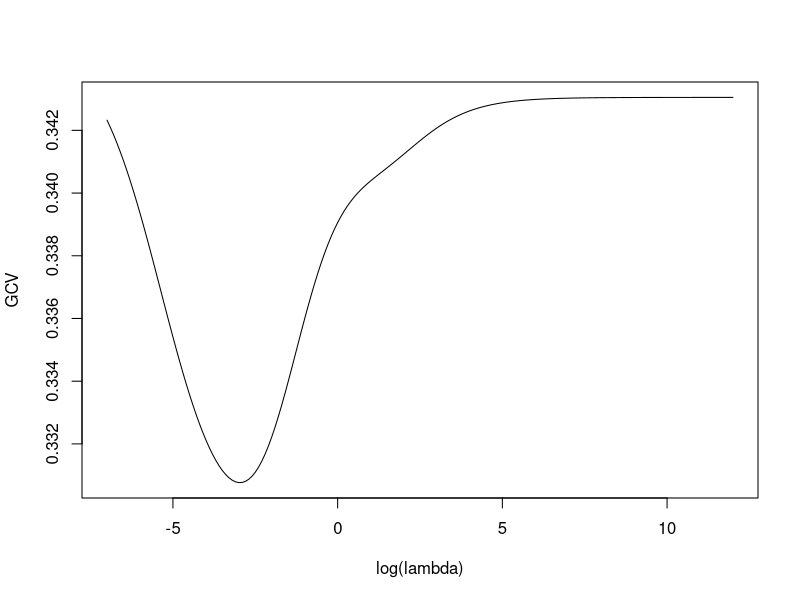
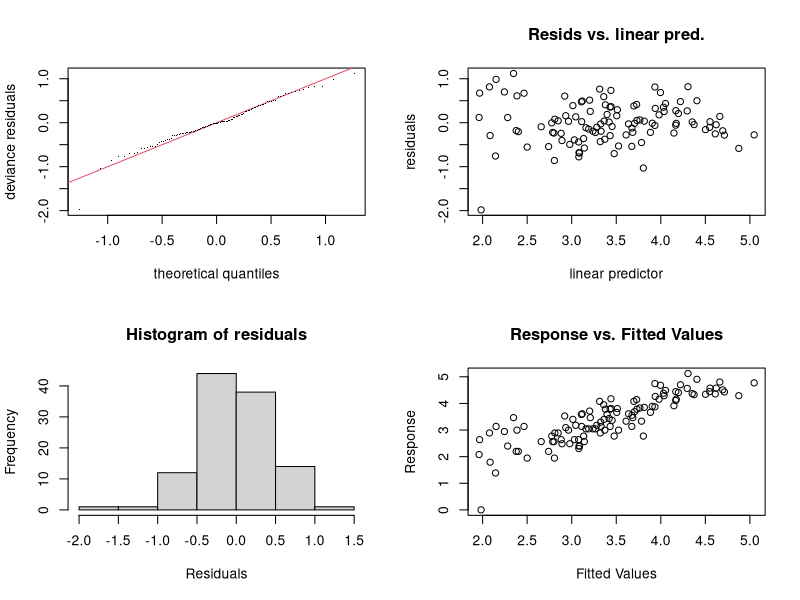

The R script that drew these images, in order:
#' ---
#' title: "Session 24 — Choosing smoothing parameters, k, and inference"
#' subtitle: "Statistical Modelling (BAM), IE University"
#' author: "Prof. Dae-Jin Lee (daelee@faculty.ie.edu)"
#' date: "Spring 2027"
#' output: html_document
#' ---
#' 
## ----setup, include = FALSE---------------------------------------------------
knitr::opts_chunk$set(echo = TRUE, message = FALSE, warning = FALSE,
                      fig.width = 7, fig.height = 4)

#' 
## ----packages-----------------------------------------------------------------
library(mgcv)
aq <- na.omit(airquality[, c("Ozone", "Solar.R", "Wind", "Temp")])
aq$ly <- log(aq$Ozone)
n <- nrow(aq)

#' 
#' ## 1. GCV, REML and ML give different amounts of smoothing
#' 
#' `mgcv`'s default is `method = "GCV.Cp"` (GCV when the scale is unknown,
#' UBRE/$C_p$ when it is known).
#' 
## ----methods------------------------------------------------------------------
f <- ly ~ s(Solar.R) + s(Wind) + s(Temp)
fits <- list(GCV  = gam(f, data = aq),                  # default GCV.Cp
             REML = gam(f, data = aq, method = "REML"),
             ML   = gam(f, data = aq, method = "ML"))
fits$GCV$method
sapply(fits, function(m) round(summary(m)$edf, 2))
sapply(fits, function(m) round(sum(m$edf), 2))          # total edf incl. intercept
sapply(fits, function(m) signif(m$sp, 3))

#' 
#' ML gives the **smoothest** fit (largest $\lambda$, smallest edf). GCV gives
#' the wiggliest `s(Temp)`. REML sits in between.
#' 
#' ## 2. The criteria as functions of $\lambda$ (single smooth)
#' 
## ----curves-------------------------------------------------------------------
f0 <- gam(ly ~ s(Temp), data = aq, method = "REML")
X <- model.matrix(f0); S <- f0$smooth[[1]]$S[[1]]; p <- ncol(X); y <- aq$ly
crit <- t(sapply(seq(-7, 12, by = 0.1), function(L) {
  Sl <- matrix(0, p, p); Sl[2:p, 2:p] <- exp(L) * S
  M <- crossprod(X) + Sl; b <- solve(M, crossprod(X, y))
  rss <- sum((y - X %*% b)^2); trA <- sum(diag(solve(M, crossprod(X))))
  c(L = L, edf = trA - 1, GCV = n * rss / (n - trA)^2)
}))
crit[which.min(crit[, "GCV"]), ]
gam(ly ~ s(Temp), data = aq)$sp |> log()          # mgcv's GCV optimum
plot(crit[, "L"], crit[, "GCV"], type = "l", xlab = "log(lambda)", ylab = "GCV")

#' 
#' ## 3. GCV for any linear smoother: use the trace
#' 
#' $\mathcal V_g=n\,\text{RSS}/\{n-\operatorname{tr}(A)\}^2$. For `loess`, the
#' trace of the smoother matrix is `fit$trace.hat`. The component `fit$enp`
#' ("equivalent number of parameters") is a different quantity and must not be
#' used in GCV.
#' 
## ----loess--------------------------------------------------------------------
gcv_loess <- function(span, use = c("trace.hat", "enp")) {
  use <- match.arg(use)
  lo <- loess(ly ~ Temp, data = aq, span = span)
  n * sum(resid(lo)^2) / (n - lo[[use]])^2
}
spans <- seq(0.2, 1, by = 0.05)
tab <- data.frame(span = spans,
                  trace.hat = sapply(spans, gcv_loess, use = "trace.hat"),
                  enp = sapply(spans, gcv_loess, use = "enp"))
head(round(tab, 5))
lo <- loess(ly ~ Temp, data = aq, span = 0.5)
c(trace.hat = lo$trace.hat, enp = lo$enp)

#' 
#' ## 4. The basis dimension k and `gam.check()`
#' 
## ----kcheck-------------------------------------------------------------------
set.seed(24)
xs <- runif(200); ys <- 2 * sin(4 * pi * xs) + rnorm(200, sd = 0.5)
ds <- data.frame(x = xs, y = ys)
k5  <- gam(y ~ s(x, k = 5),  data = ds, method = "REML")
k20 <- gam(y ~ s(x, k = 20), data = ds, method = "REML")
set.seed(1); k.check(k5)     # edf close to k' = 4, k-index far below 1
set.seed(1); k.check(k20)    # k-index about 1: k is large enough

#' 
#' On the airquality model:
#' 
## ----gamcheck, fig.height = 6-------------------------------------------------
g <- fits$REML
set.seed(1)
gam.check(g)

#' 
#' The $p$-values of the k-index come from a permutation test, hence the
#' `set.seed()`.
#' 
#' ## 5. Posterior simulation and credible intervals
#' 
#' $\boldsymbol\beta\mid\boldsymbol y\approx N(\hat{\boldsymbol\beta},V_\beta)$ with
#' `V_beta = vcov(g)`.
#' 
## ----posterior----------------------------------------------------------------
wg <- seq(min(aq$Wind), max(aq$Wind), length.out = 100)
nd <- data.frame(Solar.R = 207, Wind = wg, Temp = 79)
Xp <- predict(g, nd, type = "lpmatrix")
idx <- g$smooth[[2]]$first.para:g$smooth[[2]]$last.para
set.seed(2024)
br <- rmvn(1000, coef(g), vcov(g))
fsim <- Xp[, idx] %*% t(br[, idx])
fhat <- drop(Xp[, idx] %*% coef(g)[idx])
se <- sqrt(rowSums((Xp[, idx] %*% vcov(g)[idx, idx]) * Xp[, idx]))
inside <- abs(fsim - fhat) <= 1.96 * se
c(pointwise = mean(inside), whole_curve = mean(apply(inside, 2, all)))

#' 
#' About 95% of the draws are inside the band at each $x$, but only about 71% of
#' whole curves stay inside everywhere: the band is pointwise, not simultaneous.
#' 
#' ## 6. Approximate p-values and smoothing-parameter uncertainty
#' 
## ----pvals--------------------------------------------------------------------
summary(g)$s.table
# Standard errors conditional on lambda-hat vs corrected for its uncertainty
idx <- g$smooth[[2]]$first.para:g$smooth[[2]]$last.para
round(cbind(conditional = sqrt(diag(vcov(g)))[idx],
            unconditional = sqrt(diag(vcov(g, unconditional = TRUE)))[idx]), 4)[1:4, ]
